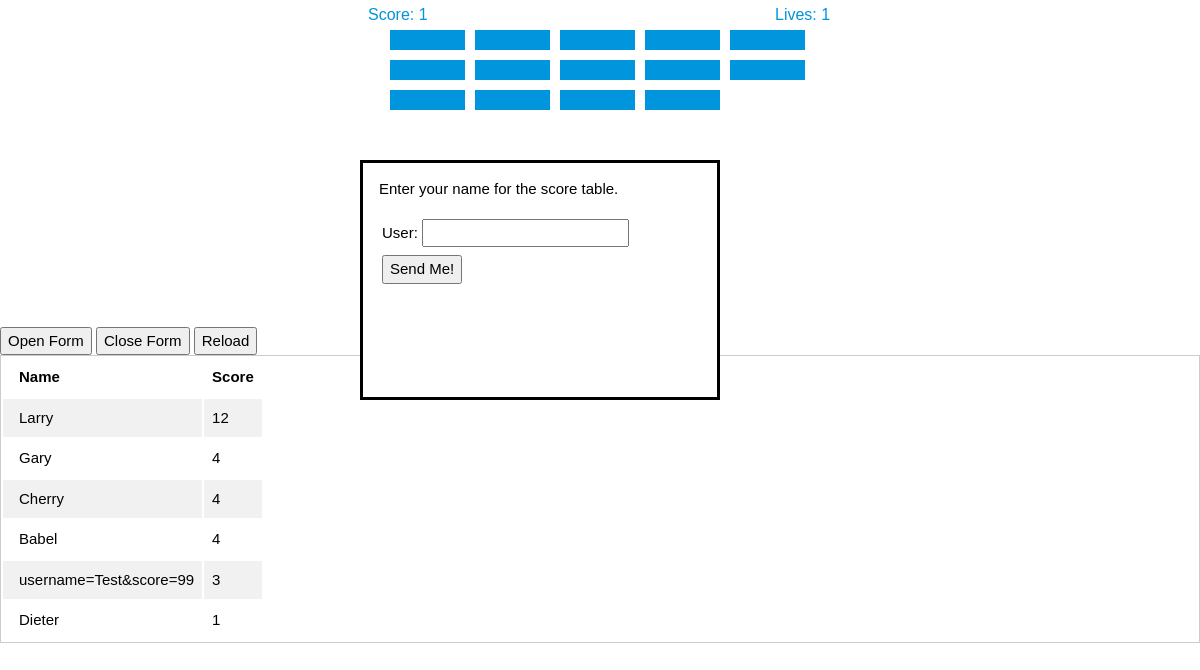
The app's page /, older data.
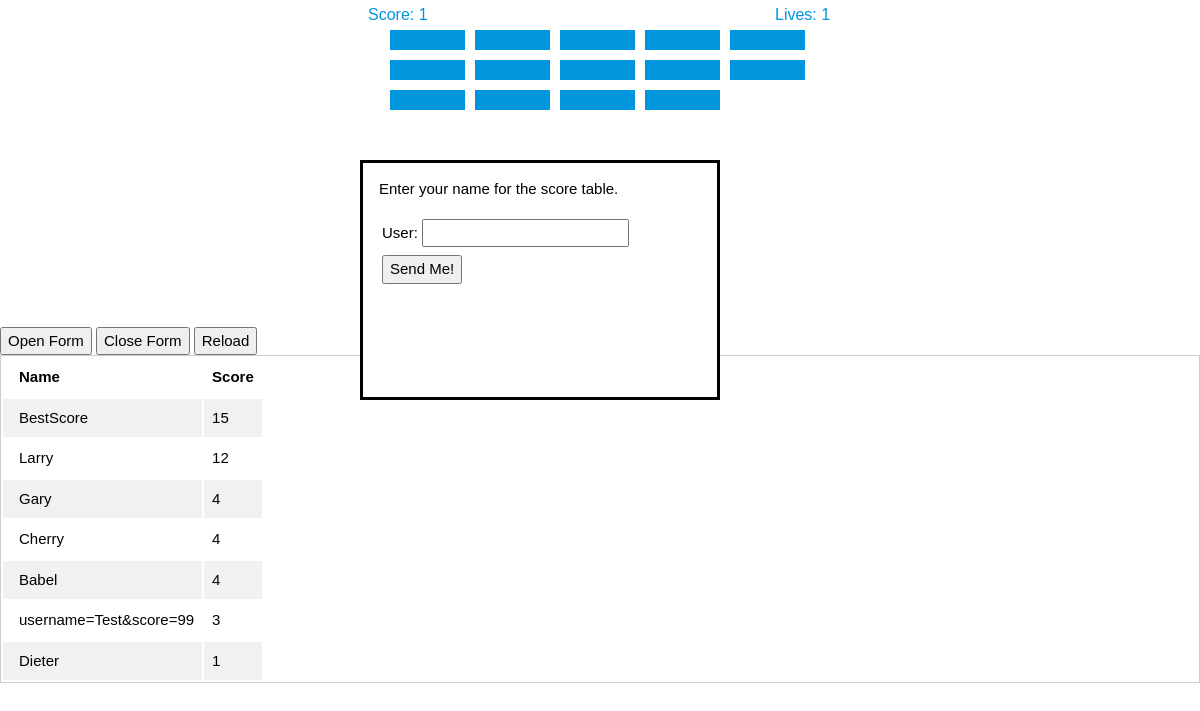
The same page, newer data.
### breakout/models.py (models this page shows, shortened)
class Top10(models.Model):
    player = models.ForeignKey(Players, on_delete=models.CASCADE)
    score = models.IntegerField(default=0, null=True)

class Players(models.Model):
    name = models.CharField(primary_key=True, max_length=200)

### breakout/views.py (the view)
# urls.py: path('', views.index, name='index'),
def index(request):
    try:
        top10 = Top10.objects.all().order_by('-score')[:10]
    except:
        print("Queryset is empty")
        top10 = {}
    context = {
        'topTen': top10,
    }
    return render(request, 'breakout/index.html', context)

### breakout/templates/breakout/index.html (shortened to what this page needs)
{% load static %}
<!DOCTYPE html>
<html lang="en" dir="ltr">
  <head>
    <link href="{% static 'css/w3.css' %}" rel="stylesheet">
    <link href="{% static 'css/index.css' %}" rel="stylesheet">
  </head>
  <body>
    <div class="w3-center">
    </div>
    <button class="w3-center" onclick="open_form()">Open Form</button>
    <button class="w3-center" onclick="close_form()">Close Form</button>
    <button class="w3-center" onclick="document.location.reload()">Reload</button>
    <div id="user_entry" class="w3-container">
      <p>Enter your name for the score table.</p>
      <form id="myForm" action="">
          <table>
            <tr>
              <td>
                <label for="username">User: </label>
                <input type="text" id="username" name="username" value="">
              </td>
            </tr>
            <tr>
              <td>
              </td>
            </tr>
            <tr>
              <td>
                <input type="submit" value="Send Me!">
              </td>
            </tr>
          </table>
      </form>
    </div>
    <div id="score_table" class="w3-table-all">
        <table>
            <tr>
                <th>Name</th>
                <th>Score</th>
            </tr>
            {% for entry in topTen %}
            <tr>
                <td>{{ entry.player.name }}</td>
                <td>{{ entry.score }}</td>
            </tr>
            {% endfor %}
        </table>
    </div>
  </body>
</html>

Row changes from the older to the newer data that the page shows:
added Top10: player.name "BestScore", score "15"
